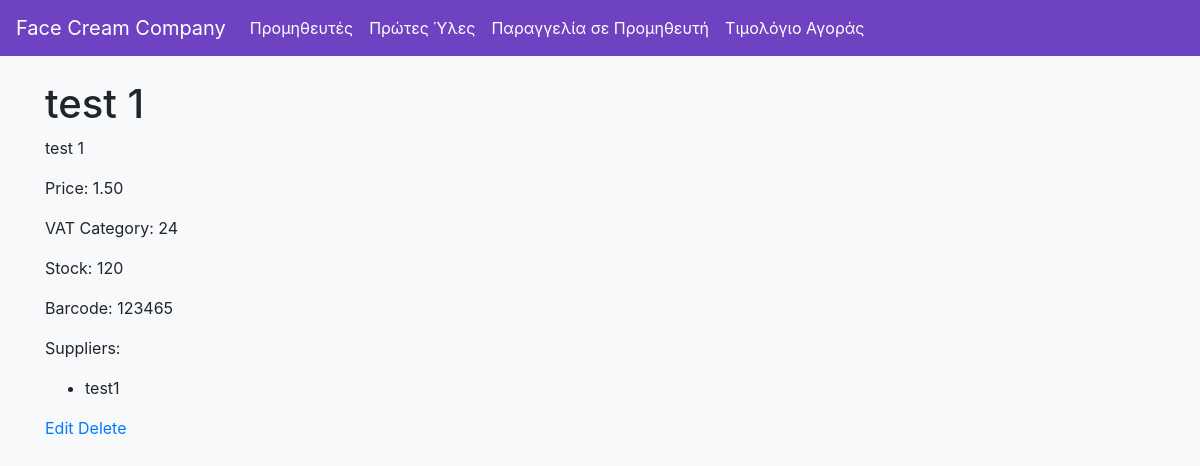
Page /api/rawmaterials/1/ on the earlier database version.
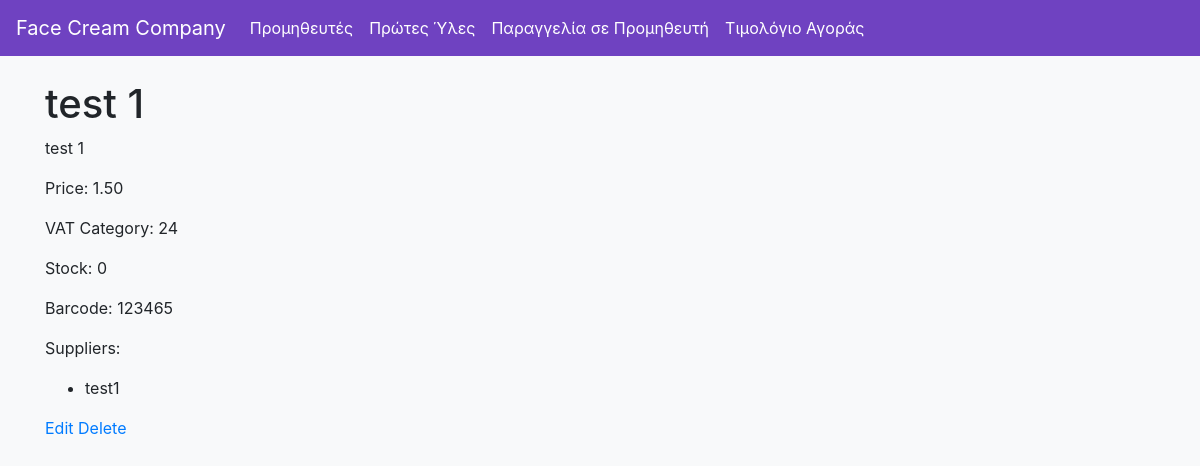
Same page on the later database version.
### raw_materials/models.py (models this page shows, shortened)
class RawMaterial(models.Model):
    code = models.CharField(max_length=20, unique=True)
    name = models.CharField(max_length=100)
    description = models.TextField()
    price = models.DecimalField(max_digits=10, decimal_places=2)
    vat_category = models.CharField(max_length=50)
    stock = models.IntegerField()
    barcode = models.CharField(max_length=50)
    suppliers = models.ManyToManyField(Supplier)

### raw_materials/views.py (the view)
# urls.py: path('rawmaterials/<int:pk>/', RawMaterialDetailView.as_view(), name='rawmaterial_detail'),
class RawMaterialDetailView(DetailView):
    model = RawMaterial
    template_name = 'raw_materials/rawmaterial_detail.html'
    context_object_name = 'rawmaterial'

### raw_materials/templates/raw_materials/rawmaterial_detail.html
{% extends 'base.html' %}
{% block content %}
<h1>{{ rawmaterial.name }}</h1>
<p>{{ rawmaterial.description }}</p>
<p>Price: {{ rawmaterial.price }}</p>
<p>VAT Category: {{ rawmaterial.vat_category }}</p>
<p>Stock: {{ rawmaterial.stock }}</p>
<p>Barcode: {{ rawmaterial.barcode }}</p>
<p>Suppliers:</p>
<ul>
    {% for supplier in rawmaterial.suppliers.all %}
        <li>{{ supplier.name }}</li>
    {% endfor %}
</ul>
<a href="{% url 'rawmaterial_update' rawmaterial.pk %}">Edit</a>
<a href="{% url 'rawmaterial_delete' rawmaterial.pk %}">Delete</a>
{% endblock %}

Differences in the rows shown:
changed RawMaterial "test 1": stock "120" → "0"
